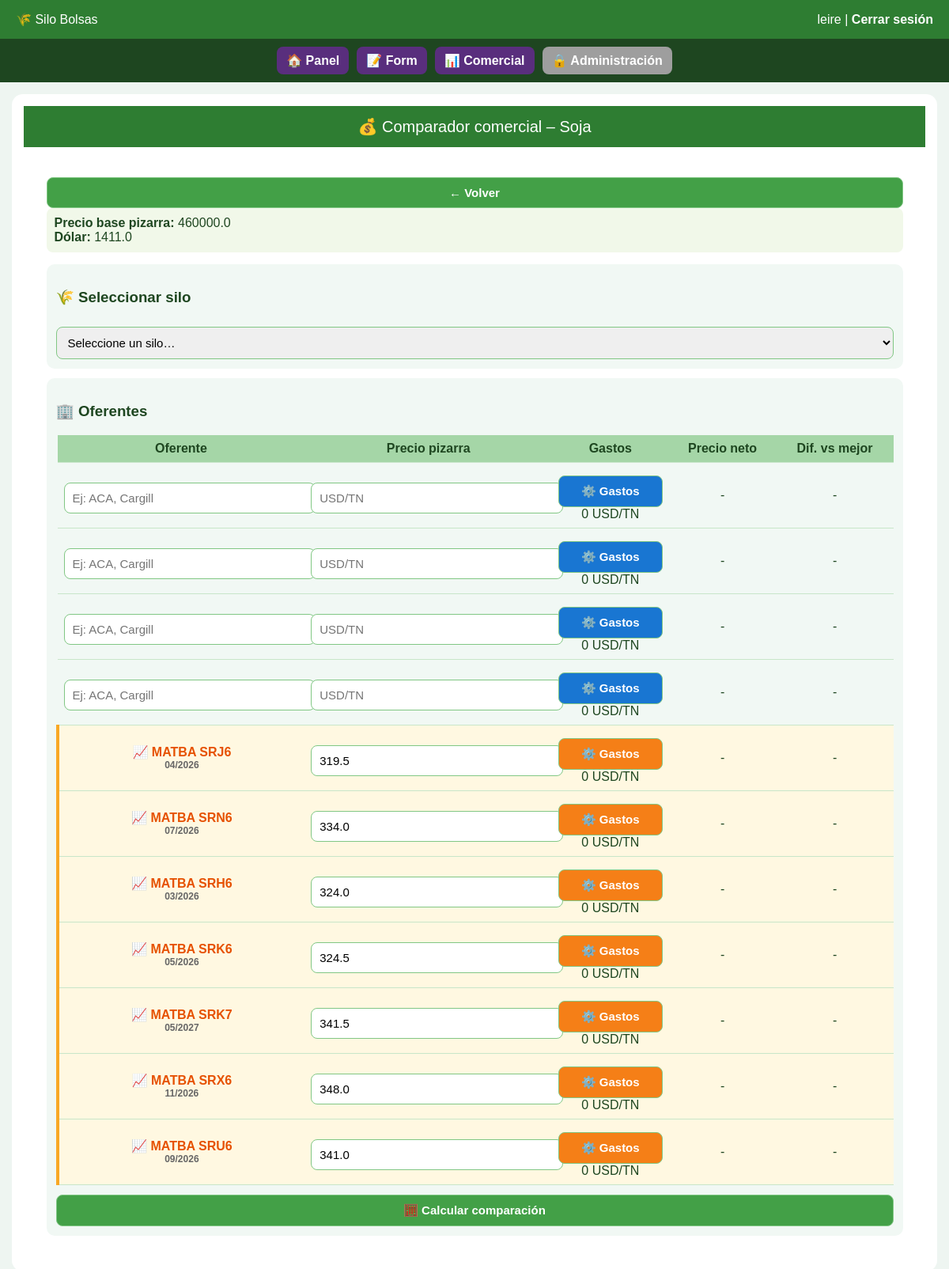
Page /comercial/Soja (signed in) on the committed database.
### tables this page shows
CREATE TABLE usuarios (
            id INTEGER PRIMARY KEY AUTOINCREMENT,
            username TEXT UNIQUE NOT NULL,
            password TEXT NOT NULL,
            rol TEXT NOT NULL,
            empresa_id INTEGER,
            sucursal_id INTEGER,
            es_superadmin INTEGER DEFAULT 0,
            forzar_cambio_password INTEGER DEFAULT 0,
            FOREIGN KEY (empresa_id) REFERENCES empresas(id),
            FOREIGN KEY (sucursal_id) REFERENCES sucursales(id)
        );

CREATE TABLE mercado (
            id INTEGER PRIMARY KEY AUTOINCREMENT,
            empresa_id INTEGER NOT NULL,
            cereal TEXT,
            pizarra_auto REAL,
            fuente TEXT,
            fecha_fuente TEXT,
            pizarra_manual REAL,
            usar_manual INTEGER DEFAULT 0,
            obs_precio TEXT,
            dolar REAL,
            fecha TEXT,
            UNIQUE(empresa_id, cereal),
            FOREIGN KEY (empresa_id) REFERENCES empresas(id)
        );

CREATE TABLE matba (
        id INTEGER PRIMARY KEY AUTOINCREMENT,
        posicion TEXT NOT NULL,
        cereal TEXT,
        precio REAL,
        precio_anterior REAL,
        variacion REAL,
        fecha DATETIME DEFAULT CURRENT_TIMESTAMP
    , mes TEXT);

### comercial/routes.py (the view, shortened to what this page needs)
@comercial_bp.route("/<cereal>")
@login_required
def comparador(cereal):
    if not tiene_permiso("comparador"):
        return acceso_denegado("comparador")
    empresa_id = empresa_actual()
    if not empresa_id:
        return redirect(url_for("panel.panel"))
    conn = get_db()
    precio_row = conn.execute("""
        SELECT
            CASE
                WHEN usar_manual = 1 AND pizarra_manual IS NOT NULL
                THEN pizarra_manual
                ELSE pizarra_auto
            END as precio_base,
            dolar
        FROM mercado
        WHERE cereal=? AND empresa_id=?
    """, (cereal, empresa_id)).fetchone()
    precio_base = precio_row["precio_base"] if precio_row and precio_row["precio_base"] else 0
    dolar = precio_row["dolar"] if precio_row and precio_row["dolar"] else 0
    criterio_row = conn.execute("""
        SELECT criterio_futuro
        FROM empresas
        WHERE id=?
    """, (empresa_id,)).fetchone()
    criterio_futuro = criterio_row["criterio_futuro"] if criterio_row else "mas_cercano_actual"
    rows = conn.execute("""
        SELECT
                s.numero_qr,

                (
                SELECT MIN(a.tas)
                FROM analisis a
                JOIN muestreos m ON m.id = a.id_muestreo
                WHERE m.numero_qr = s.numero_qr
                    AND m.empresa_id = s.empresa_id
                    AND a.tas IS NOT NULL
                ) AS tas_min,

            (
              SELECT ROUND(AVG(a.factor),4)
              FROM analisis a
              JOIN muestreos m ON m.id = a.id_muestreo
              WHERE m.numero_qr = s.numero_qr
                AND m.empresa_id = s.empresa_id
                AND a.factor IS NOT NULL
            ) AS factor_prom,

            (
              SELECT ROUND(AVG(a.humedad),2)
              FROM analisis a
              JOIN muestreos m ON m.id = a.id_muestreo
              WHERE m.numero_qr = s.numero_qr
                AND m.empresa_id = s.empresa_id
                AND a.humedad IS NOT NULL
            ) AS humedad_prom,

            (
              SELECT COUNT(*)
              FROM analisis a
              JOIN muestreos m ON m.id = a.id_muestreo
              WHERE m.numero_qr = s.numero_qr
                AND m.empresa_id = s.empresa_id
                AND a.insectos = 1
            ) AS tiene_insectos

        FROM silos s
        WHERE s.estado_silo = 'Activo'
          AND s.cereal = ?
          AND s.empresa_id = ?
        ORDER BY s.numero_qr
    """, (cereal, empresa_id)).fetchall()
    prefijos = {
        "Maíz": "CR",
        "Soja": "SR",
        "Trigo": "WR"
    }
    prefijo = prefijos.get(cereal)
    if prefijo:
        futuros = conn.execute("""
            SELECT posicion, cereal, precio, fecha, mes
            FROM matba
            WHERE posicion LIKE ?
            ORDER BY fecha
        """, (f"{prefijo}%",)).fetchall()
    else:
        futuros = []
    futuro_sugerido = elegir_futuro(futuros, criterio_futuro)
    conn.close()
    silos = []
    return render_template(
        "comparador.html",
        cereal=cereal,
        silos=silos,
        criterio_futuro=criterio_futuro,
        precio_base=precio_base,
        dolar=dolar,
        futuro_sugerido=futuro_sugerido,
        futuros=futuros
    )

### app.py (called while the page is built, shortened)
@app.context_processor
def inject_permisos():
    return dict(tiene_permiso=tiene_permiso)

@app.context_processor
def inject_estado_contrato():
    empresa_alerta = None
    empresa_vencida = False
    if current_user.is_authenticated and not current_user.es_superadmin:
        conn = get_db()
        empresa = conn.execute("""
            SELECT fecha_vencimiento
            FROM empresas
            WHERE id=?
        """, (current_user.empresa_id,)).fetchone()
        conn.close()
    return dict(
        empresa_alerta=empresa_alerta,
        empresa_vencida=empresa_vencida
    )

@app.context_processor
def inject_empresa_contexto():
    empresa_nombre = None
    return dict(empresa_activa=empresa_nombre)

### auth/models.py (called while the page is built)
    @staticmethod
    def get(user_id):
        conn = get_db()
        row = conn.execute(
            "SELECT * FROM usuarios WHERE id=?",
            (user_id,)
        ).fetchone()
        conn.close()
        if row:
            return User(row)
        return None

### auth/routes.py (called while the page is built)
@login_manager.user_loader
def load_user(user_id):
    return User.get(user_id)

### comercial/routes.py (called while the page is built)
def elegir_futuro(futuros, criterio):
    if not futuros:
        return None
    if criterio == "mejor_precio":
        return max(futuros, key=lambda x: x["precio"])
    if criterio == "mas_cercano_actual":
        return futuros[0]
    return futuros[0]

### db.py (called while the page is built)
def get_db():
    if DATABASE_URL:
        conn = psycopg2.connect(DATABASE_URL)
        conn.autocommit = False
        conn.cursor_factory = psycopg2.extras.RealDictCursor
        return DBWrapper(conn, es_postgres=True)
    conn = sqlite3.connect("silobolsas.db")
    conn.row_factory = sqlite3.Row
    return DBWrapper(conn)

    def execute(self, query, params=None):
        if not self.es_postgres:
            query = query.replace("%s", "?")
        if params:
            return self.cursor.execute(query, params)
        else:
            return self.cursor.execute(query)

    def close(self):
        return self.conn.close()

### panel/routes.py (called while the page is built)
def empresa_actual():
    if current_user.es_superadmin:
        return session.get("empresa_contexto")
    return current_user.empresa_id

### templates/comparador.html (shortened to what this page needs)
{% extends "base.html" %}
{% block contenido %}
<!DOCTYPE html>
<html lang="es">
<head>
</head>
<body>
<header>💰 Comparador comercial – {{ cereal }}</header>
<div class="container">
<button onclick="location.href='/comercial'">← Volver</button>
<div style="margin-bottom:15px;padding:10px;background:#f1f8e9;border-radius:8px;">
  <b>Precio base pizarra:</b> {{ precio_base }}
  <br>
  <b>Dólar:</b> {{ dolar }}
</div>
<div class="card">
  <h3>🌾 Seleccionar silo</h3>
  <select id="siloSelect" onchange="onCambioSilo()">
    <option value="">Seleccione un silo…</option>
  </select>
</div>
<div class="card">
  <h3>🏢 Oferentes</h3>
  <table>
<thead>
<tr>
  <th>Oferente</th>
  <th>Precio pizarra</th>
  <th>Gastos</th>
  <th>Precio neto</th>
  <th>Dif. vs mejor</th>
</tr>
</thead>
<tbody>
  {% for i in range(4) %}
  <tr>
    <td>
      <input type="text" placeholder="Ej: ACA, Cargill">
    </td>
    <td>
      <input type="number" step="0.01" placeholder="USD/TN">
    </td>
    <td>
      <button onclick="abrirGastos(this)" style="background:#1976d2">
        ⚙️ Gastos
      </button>
      <div class="small total-gastos">0 USD/TN</div>
    </td>
    <td class="precio-neto">-</td>
    <td class="dif-mejor">-</td>
  </tr>
  {% endfor %}
  {% for f in futuros %}
  <tr class="matba-auto">
    <td>
      <b>📈 MATBA {{ f.posicion }}</b>
      {% if f.mes %}
      <div style="font-size:12px;color:#666;">
      {{ f.mes }}
      </div>
      {% endif %}
    </td>
  <td>
    <input type="number"
           step="0.01"
           value="{{ f.precio }}">
  </td>
  <td>
    <button onclick="abrirGastos(this)" style="background:#f57f17">
      ⚙️ Gastos
    </button>
    <div class="small total-gastos">0 USD/TN</div>
  </td>
  <td class="precio-neto">-</td>
  <td class="dif-mejor">-</td>
</tr>
{% endfor %}
</tbody>
</table>
 <button
  id="btnComparar"
  style="margin-top:12px"
  onclick="calcularComparacion()">
  🧮 Calcular comparación
</button>
</div>
</div>
</body>
</html>
{% endblock %}

### templates/base.html (shortened to what this page needs)
<!DOCTYPE html>
<html lang="es">
<head>
</head>
<body>
<div class="header">
  <div>
    🌾 Silo Bolsas
  </div>
  <div>
    {{ current_user.username }}
    |
    <a href="{{ url_for('auth.logout') }}">Cerrar sesión</a>
  </div>
</div>
{% if current_user.is_authenticated %}
<div class="nav-bar">
    {% if tiene_permiso("panel") %}
        <a href="{{ url_for('panel.panel') }}" class="nav-btn">
            🏠 Panel
        </a>
    {% else %}
        <a href="{{ url_for('panel.panel') }}" class="nav-btn locked">
            🔒 Panel
        </a>
    {% endif %}
    {% if tiene_permiso("form") %}
        <a href="{{ url_for('panel.form') }}" class="nav-btn">
            📝 Form
        </a>
    {% else %}
        <a href="{{ url_for('panel.form') }}" class="nav-btn locked">
            🔒 Form
        </a>
    {% endif %}
    {% if tiene_permiso("comercial") %}
        <a href="{{ url_for('comercial.comercial') }}" class="nav-btn">
            📊 Comercial
        </a>
    {% else %}
        <a href="{{ url_for('comercial.comercial') }}" class="nav-btn locked">
            🔒 Comercial
        </a>
    {% endif %}
    {% if current_user.es_superadmin or tiene_permiso("admin") %}
        <a href="{{ url_for('admin.admin_usuarios') }}" class="nav-btn admin">
            ⚙ Administración
        </a>
    {% else %}
        <a href="{{ url_for('admin.admin_usuarios') }}" class="nav-btn locked admin">
            🔒 Administración
        </a>
    {% endif %}
</div>
{% endif %}
<div class="container">
  {% block contenido %}{% endblock %}
</div>
</body>
</html>

### templates/base.html (style rules this page uses)
body { background:#e6f4ea; font-family:Arial, sans-serif; margin:0; padding:0; color:#1e4620; }
.header { background:#2e7d32; color:white; padding:15px 20px; display:flex; justify-content:space-between; align-items:center; }
.header a { color:white; text-decoration:none; font-weight:bold; }
.container { padding:25px; }
.nav-bar { background:#1e4620; padding:10px; display:flex; gap:10px; justify-content:center; flex-wrap:wrap; }
.nav-btn { background:#592e7d; color:white; padding:8px 14px; border-radius:8px; text-decoration:none; font-weight:bold; }
.nav-btn.locked { background:#9e9e9e; }
.nav-btn { padding: 8px 12px; border-radius: 8px; text-decoration: none; font-weight: bold; }

### templates/comparador.html (style rules this page uses)
body { font-family:Arial, sans-serif; background:#eef5f1; margin:0; }
header { background:#2e7d32; color:white; padding:14px; text-align:center; font-size:20px; }
.container { width:95%; margin:15px auto; background:white; border-radius:14px; padding:15px; }
select, button, input { width:100%; padding:10px; margin-top:8px; border-radius:8px; border:1px solid #81c784; font-size:15px; }
button { background:#43a047; color:white; font-weight:bold; cursor:pointer; }
table { width:100%; border-collapse:collapse; margin-top:15px; }
th,td { padding:8px; border-bottom:1px solid #c8e6c9; text-align:center; }
th { background:#a5d6a7 }
.card { background:#f1f8f4; padding:12px; border-radius:10px; margin-top:12px; }
.matba-auto { background: #fff8e1; border-left: 4px solid #f9a825; }
.matba-auto td:first-child { font-weight: bold; color: #e65100; }

### rows in the picture
usuarios: username "leire"
mercado: cereal "Soja", dolar "1411.0"
matba: posicion "SRJ6", mes "04/2026", precio "319.5"
matba: posicion "SRN6", mes "07/2026", precio "334.0"
matba: posicion "SRH6", mes "03/2026", precio "324.0"
matba: posicion "SRK6", mes "05/2026", precio "324.5"
matba: posicion "SRK7", mes "05/2027", precio "341.5"
matba: posicion "SRX6", mes "11/2026", precio "348.0"
matba: posicion "SRU6", mes "09/2026", precio "341.0"

### other values in the picture
{{ precio_base }} "460000.0"
